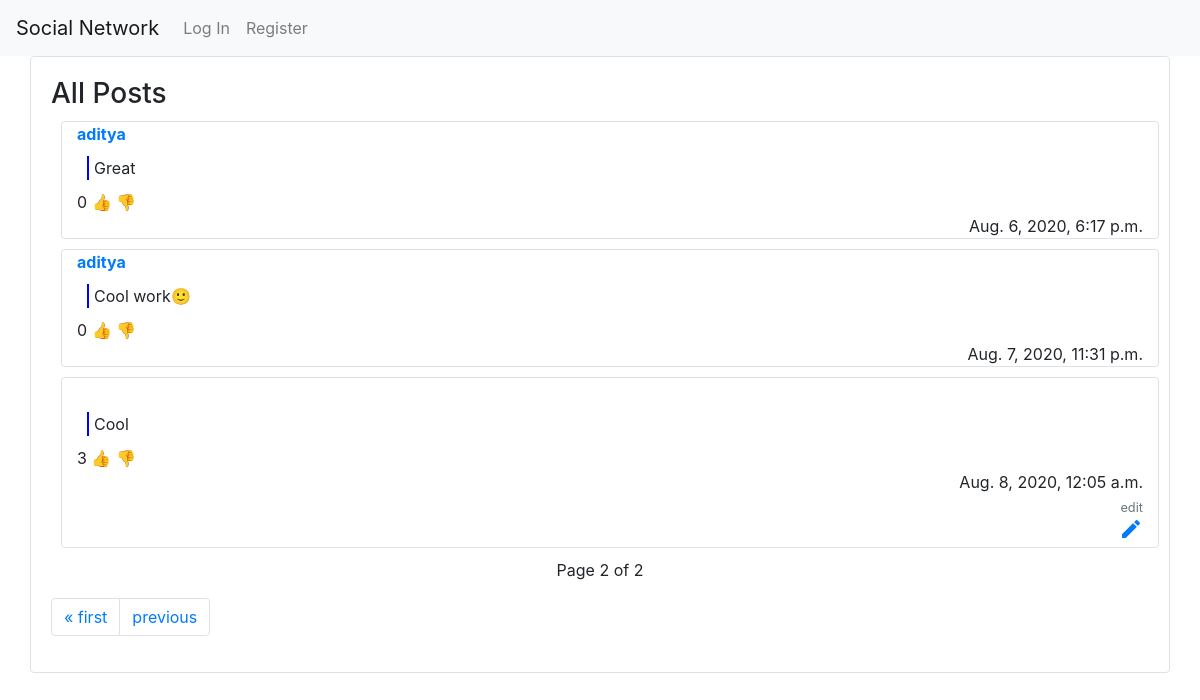
Before: /listing/2 with the older database file.
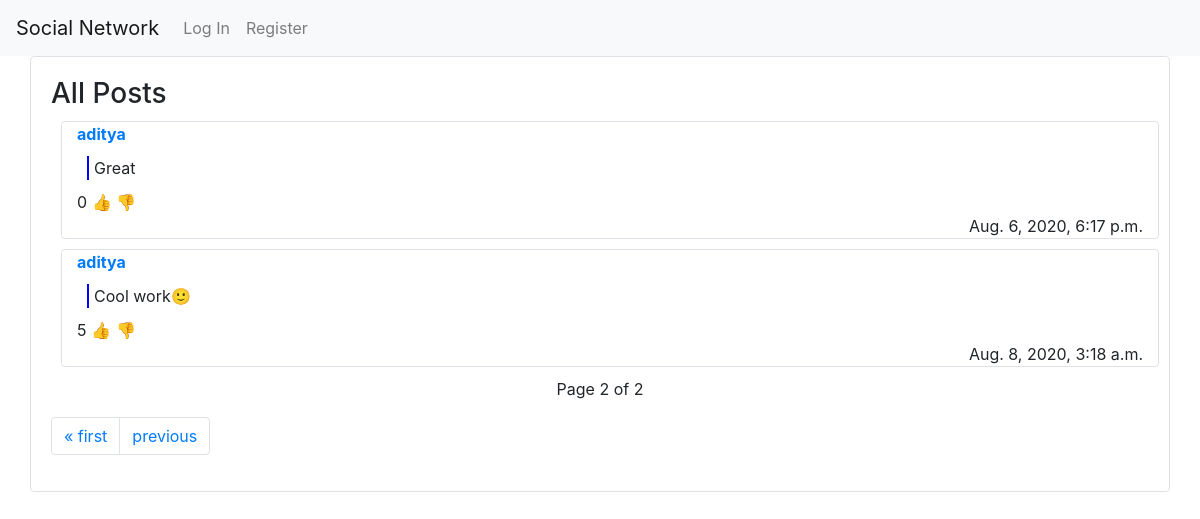
After: the same page with the newer database file.
### network/models.py (models this page shows, shortened)
class Post(models.Model):
    content = models.CharField(max_length=500)
    pub_time = models.DateTimeField(auto_now=True)
    likes = models.IntegerField(default=0)
    publisher = models.ForeignKey(User, on_delete=models.CASCADE, related_name="posts")

class User(AbstractUser):
    pass

### network/views.py (the view)
# urls.py: path("listing/<int:page_number>", views.listing, name="listing"),
def listing(request, page_number):
    posts = Post.objects.all()
    posts = list(reversed(posts))
    paginator = Paginator(posts, 10) # Show 10 posts per page
    posts = paginator.get_page(page_number)
    return render(request, "network/index.html", {"posts":posts,})

### network/templates/network/index.html (shortened to what this page needs)
{% extends "network/layout.html" %} {% load static %} {% block import %}
<link href="{% static 'network/index.css' %}" rel="stylesheet">
{% endblock %} {% block body %}
<div class="container border rounded" id="all-posts">
    <h3>All Posts</h3>
    <div>
        {% for post in posts %}
        <div class="container border rounded post" style="margin: 10px;">
            <a href="{% url 'profile' post.publisher.username %}"><b>{{ post.publisher.username }}</b></a><br>
            <div class="text-content">
                <p class="post-content" id="{{ post.pk }}">{{ post.content }}</p>
            </div>
            <p style="margin: 0px;"><span class="number-of-likes">{{ post.likes }}</span> <a href="#" class="like">👍</a> <a href="#">👎</a> </p>
            <p style="text-align: right; margin: 0px;">{{ post.pub_time }}</p>
            {% if user.username == post.publisher.username %}
            <div style="text-align: right;">
                <a href="#" class="edit">
                    <small class="form-text text-muted">edit</small>
                    <i class="material-icons">create</i>
                </a>
            </div>
            {% endif %}
        </div>
        {% empty %}
        <h6 style="text-align: center;">No posts</h6>
        {% endfor %}
    </div>
    {% if posts is not None %}
    <div class="current">
        <p style="text-align: center;">Page {{ posts.number }} of {{ posts.paginator.num_pages }}</p>
    </div>
    <div>
        <nav aria-label="Page navigation">
            <ul class="pagination">
                {% if posts.has_previous %}
                <li class="page-item"><a class="page-link" href="{% url 'listing' 1 %}">&laquo; first</a></li>
                <li class="page-item"><a class="page-link" href="{% url 'listing' posts.previous_page_number %}">previous</a></li>
                {% endif %}
            </ul>
        </nav>
    </div>
    {% endif %}
</div>
{% endblock %}

Changed rows visible on the page:
removed Post: content "Cool", likes "3", pub_time "Aug. 8, 2020, 12:05 a.m.", shows "edit"
changed Post "Cool work🙂": likes "0" → "5"; pub_time "Aug. 7, 2020, 11:31 p.m." → "Aug. 8, 2020, 3:18 a.m."
